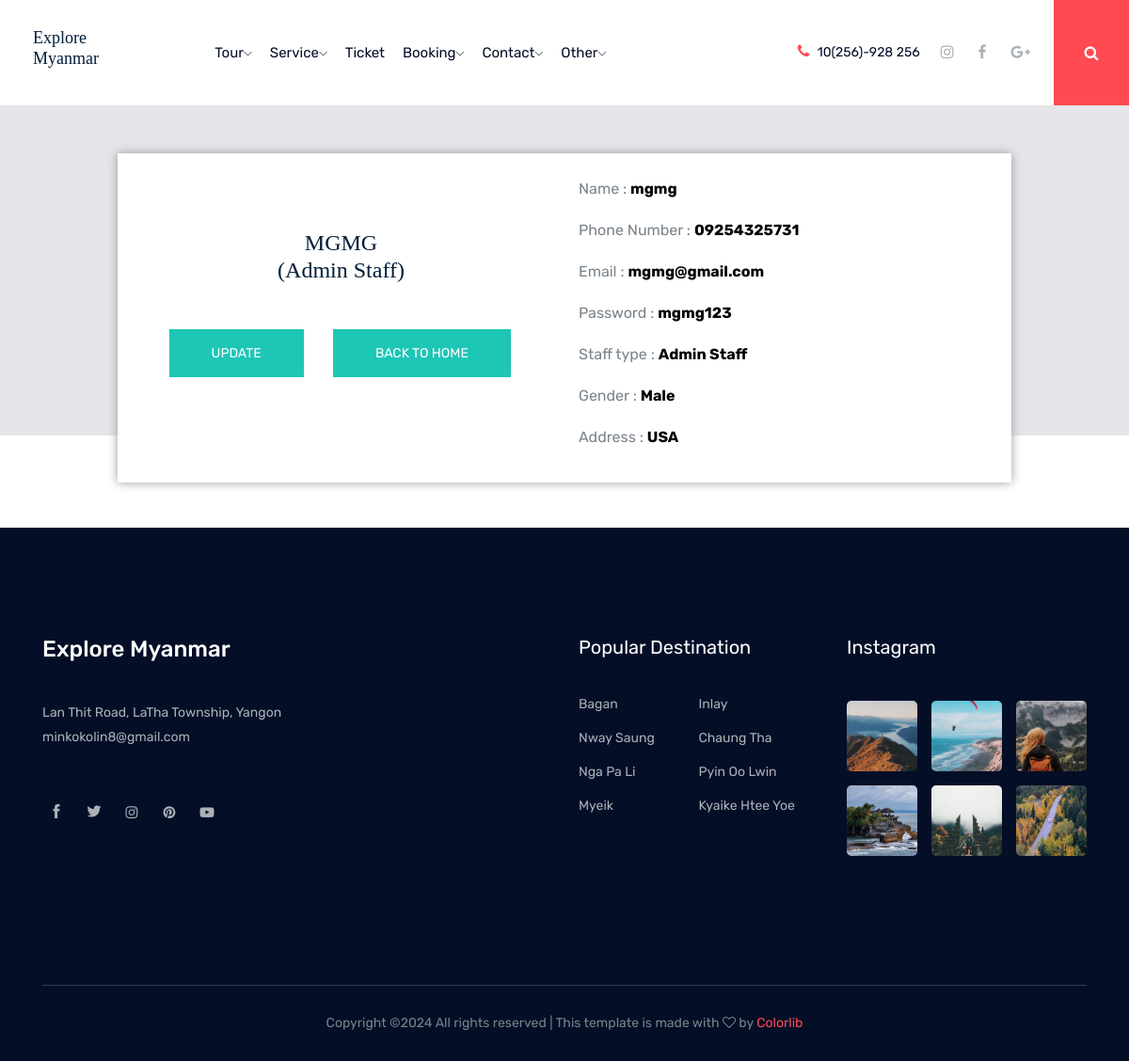
Screenshot of /admin/staff_profile.php (signed in) with the database file from the repository.
### tables this page shows
CREATE TABLE `staff` (
  `staffid` int(11) NOT NULL,
  `staffname` varchar(50) DEFAULT NULL,
  `phone` varchar(30) DEFAULT NULL,
  `email` varchar(50) DEFAULT NULL,
  `password` varchar(50) DEFAULT NULL,
  `stafftype` varchar(20) DEFAULT NULL,
  `gender` varchar(20) DEFAULT NULL,
  `address` varchar(255) DEFAULT NULL
);

### admin/staff_profile.php (the view, shortened to what this page needs)
<?php
    include('../connect.php');
    include('menu_main_admin.php');
    if(isset($_SESSION['sid'])){
        $sid=$_SESSION['sid'];
        $selectstaff="select * from Staff where staffid=$sid";
        $runselectstaff=mysqli_query($connection,$selectstaff);
        $countofstaff=mysqli_num_rows($runselectstaff);
        if ($countofstaff==1) {
            $dataofstaff=mysqli_fetch_array($runselectstaff);
            $name=$dataofstaff['staffname'];
            $phone=$dataofstaff['phone'];
            $email=$dataofstaff['email'];
            $password=$dataofstaff['password'];
            $stafftype=$dataofstaff['stafftype'];
            $gender=$dataofstaff['gender'];
            $address=$dataofstaff['address'];
        }
    }else{
        echo "<script>window.alert('Please Login Staff Account Firstly!.');</script>";
        echo "<script>window.location='index.php';</script>";
    }
 ?>
 <!DOCTYPE html>
 <html>
 <head>
    <link rel="stylesheet" type="text/css" href="mycss/profilecss.css">
    <link rel="stylesheet" href="fonts/icomoon/style.css">
    <link rel="stylesheet" href="css/bootstrap.min.css">
    <link rel="stylesheet" href="css/jquery-ui.css">
    <link rel="stylesheet" href="css/owl.carousel.min.css">
    <link rel="stylesheet" href="css/owl.theme.default.min.css">
    <link rel="stylesheet" href="css/owl.theme.default.min.css">
    <link rel="stylesheet" href="css/jquery.fancybox.min.css">
    <link rel="stylesheet" href="css/bootstrap-datepicker.css">
    <link rel="stylesheet" href="fonts/flaticon/font/flaticon.css">
    <link rel="stylesheet" href="css/aos.css">
    <link rel="stylesheet" href="css/style.css">
 </head>
 <body>
    <div class="bradcam_area bradcam_bg_4">
        <div class="container">
            <div class="row">
                <div class="col-xl-12">
                </div>
            </div>
        </div>
    </div>
    <div class="container mb-5" style="margin-top: -300px;">
        <div class="row">
            <div class="col-md-1"></div>
            <div class="col-md-10" id="profilecard" style="background-color: white;">
            <div class="row">
            <div class="col-md-6" style="height: 350px;">
                <div class="row form-group mt-5">
                <div class="col-md-12 mb-3 mb-md-0">
                </div>
                  </div>
              <center><h3 style="font-family: Arial Black;" class="text-black mb-5"><?php echo strtoupper($name) ?><br>(<?php echo "$stafftype"; ?>)</h3></center>
              <div class="row form-group">
                <div class="col-md-1 col-1"></div>
                <div class="col-md-4 col-4 mr-3">
                  <a href="staff_update.php?stafid=<?php echo $sid; ?>">
                  <input type="submit" value="UPDATE" class="button button-contactForm boxed-btn" name="btndonebookingschedule"></a>
                </div>
                <div class="col-md-4 col-4">
                  <a href="staff_home.php">
                  <input type="reset" value="BACK TO HOME" class="button button-contactForm boxed-btn"></a>
                </div>
              </div>
            </div>
            <div class="col-md-6" style="height: 350px;">
                <div class="row form-group  mt-4">
                <div class="col-md-12 mb-0 mb-md-0">
                  <p class="text-black" for="phonebox">Name : <b class="textbold"><?php echo "$name"; ?><b></p>
                </div>
              </div>
            <div class="row form-group">
                <div class="col-md-12 mb-0 mb-md-0">
                  <p class="text-black" for="phonebox">Phone Number : <b class="textbold"><?php echo "$phone"; ?><b></p>
                </div>
              </div>
              <div class="row form-group">
                <div class="col-md-12 mb-0 mb-md-0">
                  <p class="text-black" for="emailbox">Email : <b class="textbold"><?php echo "$email"; ?></b></p>
                </div>
              </div>
              <div class="row form-group">
                <div class="col-md-12 mb-0 mb-md-0">
                  <p class="text-black" for="passwordbox">Password : <b class="textbold"><?php echo "$password"; ?></b></p>
                </div>
              </div>
              <div class="row form-group">
                <div class="col-md-12 mb-0 mb-md-0">
                  <p class="text-black" for="dobbox">Staff type : <b class="textbold"><?php echo "$stafftype"; ?></b></p>
                </div>
              </div>
              <div class="row form-group">
                <div class="col-md-12 mb-0 mb-md-0">
                  <p class="text-black" for="addressbox">Gender : <b class="textbold"><?php echo "$gender"; ?></b></p>
                </div>
              </div>
              <div class="row form-group">
                <div class="col-md-12 mb-0 mb-md-0">
                  <p class="text-black" for="codebox">Address : <b class="textbold"><?php echo "$address"; ?></b></p>
                </div>
              </div>
            </div>
            </div>
            </div>
        </div>
    </div>
 </body>
 </html>
<?php
    include('footer.php');
 ?>

### admin/staff_profile.php (style rules this page uses)
#profilecard { box-shadow: 0px 0px 10px #999; }
.textbold { color: black; }

### rows the page displays
staff: staffname "MGMG", stafftype "Admin Staff", staffname "mgmg", phone "09254325731", email "mgmg@gmail.com", password "mgmg123", gender "Male", address "USA"
